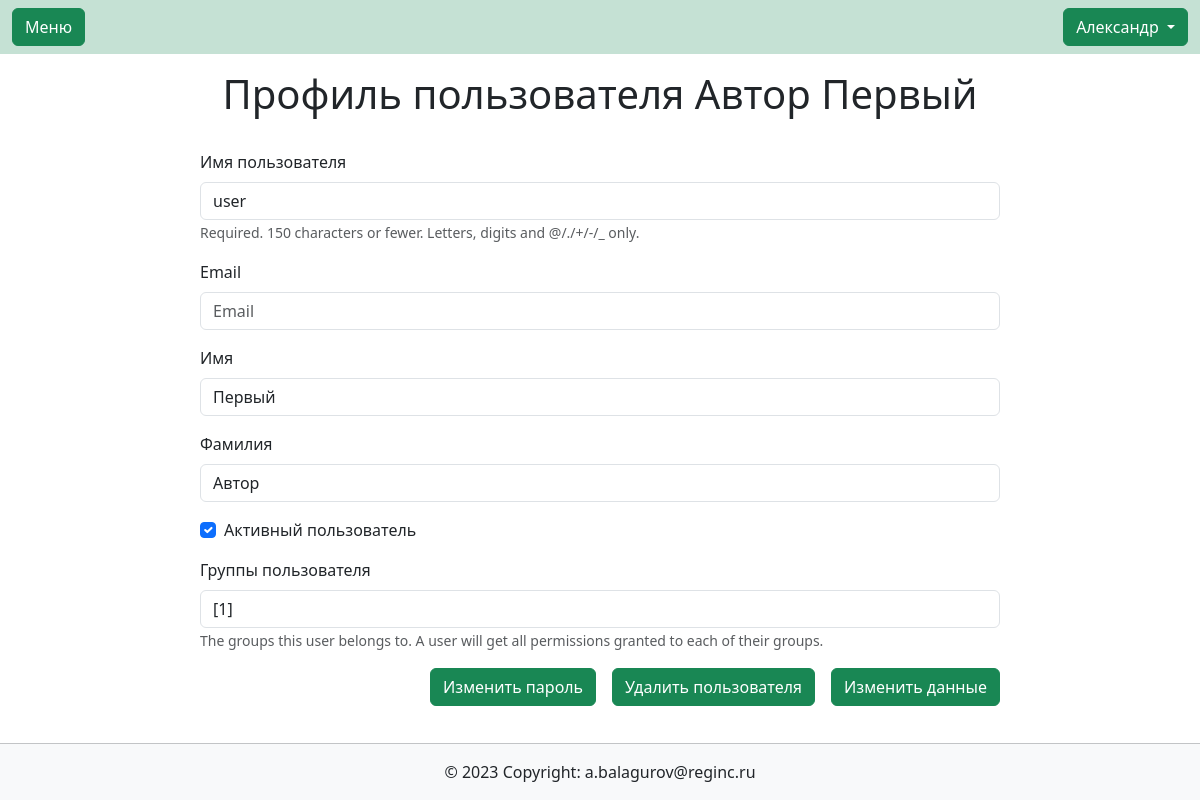
Page /users/profile/2/ (signed in) on the committed database.
### users/models.py (models this page shows, shortened)
class User(AbstractUser):
    description = models.CharField(max_length=150, blank=True, verbose_name='Занимаемая должность',)
    class Meta:
        verbose_name_plural = 'Пользователи'
        default_permissions = ()
        permissions = [
            ('edit_profile', 'Сan change his profile data'),
            ('user_administration', 'Can add, change and delete user data')
        ]

### users/views.py (the view)
# urls.py: path('profile/', views.profile, name='profile'),
@permission_required('users.edit_profile', raise_exception=True)
def profile(request, id=None):
    if request.method == 'POST':
        if id is not None and request.user.has_perm('users.user_administration'):
            instance = User.objects.get(pk=id)
            form = AdminCustumUserChangeForm(request.POST, instance=instance)
            if form.is_valid():
                form.save()
                return redirect('users:listusers', permanent=True)
        else:
            instance = request.user
            form = CustumUserChangeForm(request.POST, instance=instance)
            if form.is_valid():
                form.save()
                return redirect('users:profile', permanent=True)
    else:
        if id is not None and request.user.has_perm('users.user_administration'):
            instance = User.objects.get(pk=id)
            form = AdminCustumUserChangeForm(instance=instance)
        else:
            instance = request.user
            form = CustumUserChangeForm(instance=instance)
    return render(request, 'users/profile.html', {'form': form, 'customer': instance})

### users/forms.py
class AdminCustumUserChangeForm(forms.ModelForm):
    class Meta:
        model = get_user_model()
        fields = ['username', 'email', 'first_name', 'last_name', 'is_active', 'groups']
        labels = {
            'username': 'Имя пользователя',
            'email': 'Email',
            'first_name': 'Имя',
            'last_name': 'Фамилия',
            'is_active': 'Активный пользователь',
            'groups': 'Группы пользователя',
        }
        widgets = {
            'username': forms.TextInput(),
            'email': forms.TextInput(),
            'first_name': forms.TextInput(),
            'last_name': forms.TextInput(),
            'groups': Select2MultipleWidget(),
        }

### users/templates/users/profile.html (shortened to what this page needs)
{% extends  'base.html' %}
{% load bootstrap5 %}
{% block content %}
<h1 class="text-center py-3">Профиль пользователя {{ customer.last_name }} {{ customer.first_name }}</h1>
<form class="form col-10 col-lg-8 mx-auto py-2" method="POST">
    {% bootstrap_form form %}
    <div class="d-grid gap-2 d-md-flex justify-content-md-end">
        {% if customer %}
            <a class="btn btn-success me-md-2" href="{% if customer == user %}{% url 'users:resetpassword' %}{% else %}{% url 'users:resetpassword' customer.id %}{% endif %}" role="button">Изменить пароль</a>
                <button type="button" class="btn btn-success me-md-2" data-bs-toggle="modal" data-bs-target="#exampleModal">
                    Удалить пользователя
                </button>
        {% endif %}
        {% bootstrap_button "Изменить данные" button_type="submit" button_class="btn-success float-end" %}
    </div>
</form>
{% endblock content %}

### all_apps/templates/header.html (shortened to what this page needs)
{% load bootstrap_icons %}
<nav class="navbar navbar-expand-lg navbar-light" style="background-color: #C5E1D4;">
    <div class="container-fluid">
        <a class="btn btn-success" data-bs-toggle="offcanvas" href="#offcanvasExample" role="button" aria-controls="offcanvasExample">
            {% bs_icon 'list' size='1.5em' %} Меню
        </a>
        {% if user.is_authenticated %}
            <div class="dropdown ms-3" style="background-color: #C5E1D4;">
                <button class="btn btn-success dropdown-toggle" id="bd-versions" data-bs-toggle="dropdown" aria-expanded="false" data-bs-display="static">
                    {{ user.last_name }} {{ user.first_name }}
                </button>
            </div>
        {% endif %}
    </div>
  </nav>

### main/static/main/css/style.css (style rules this page uses)
body { min-height: 100vh; position: relative; margin: 0; padding-bottom: 55px; box-sizing: border-box; }

### rows in the picture
User: first_name "Александр"
User: last_name "Автор", first_name "Первый", username "user", is_active "☑"
